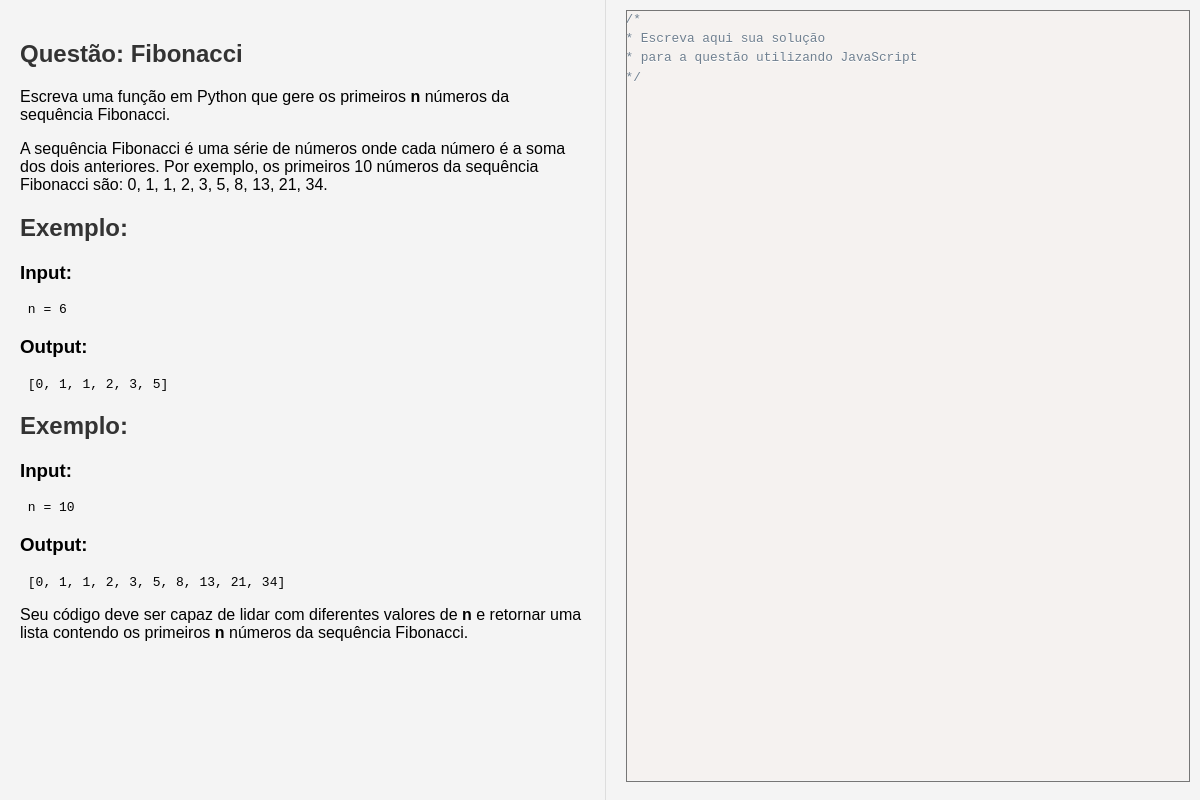
The app's page /assessment/1/1/ with its own data.
### assessment/models.py (models this page shows, shortened)
class Question(models.Model):
    title = models.CharField(max_length=200)
    content = models.CharField(max_length=10000)
    created_at = models.DateTimeField(auto_now_add=True)
    expected_output = models.CharField(max_length=200)
    assessment = models.ForeignKey(Assessment, on_delete=models.CASCADE)

### assessment/views.py (the view)
# urls.py: path("<int:assessment_id>/<int:question_id>/", views.question, name="question")
def question(request, assessment_id, question_id):
    try:
        q = Question.objects.get(pk=question_id, assessment_id=assessment_id)
        template = loader.get_template("question/index.html")
        context = {
            "question": q,
        }
        return HttpResponse(template.render(context, request))
    except Question.DoesNotExist:
        template = loader.get_template("error_page.html")
        context = {
            "error": {
                "code": 404,
                "title": "Question not found",
                "message": "Question does not exist",
            }
        }
        return HttpResponse(template.render(context, request))

### assessment/templates/question/index.html (shortened to what this page needs)
{%load static%}
<!DOCTYPE html>
<html lang="en">
<head>
  <link rel="stylesheet" href="{% static '/css/questions/index.css' %}" />
  <link href="https://cdnjs.cloudflare.com/ajax/libs/prism/1.25.0/themes/prism.min.css" rel="stylesheet">
</head>
<body>
  <div class="container">
    <div class="question-info">
      <h2>Questão: {{ question.title }}</h2>
      {{ question.content|safe }}
    </div>
    <section class="answer-section">
      <code-bedder id="editor" data-language="js" onhighlight="Prism.highlightElement(this)">/*
*/</code-bedder>
    </section>
  </div>
</body>
</html>

### assessment/static/css/questions/index.css (style rules this page uses)
body { font-family: Arial, sans-serif; background-color: #f4f4f4; margin: 0; padding: 0; height: 100vh; }
#editor { caret-color: black; font-size: 0.8em; }
.container { width: 100%; height: 100%; display: flex; flex-direction: column; }
.question-info { flex: 1; padding: 20px; border-right: 1px solid #ddd; overflow-y: auto; }
.question-info h2 { color: #333; }
.answer-section { flex: 1; padding: 10px; margin-bottom: 10px; overflow-x: scroll; }
@media screen and (min-width: 768px) { .container { flex-direction: row; } }
@media screen and (min-width: 768px) { .answer-section { padding-left: 20px; } }

### records on screen
Question: title "Fibonacci", content "Escreva uma função em Python que gere os primeiros n números da sequência Fibonacci. A sequência Fibonacci é uma série de números onde cada número é a soma dos dois anteriores. Por exemplo, os primeiros 10 números da sequência Fibonacci são: 0, 1, 1, 2, 3, 5, 8, 13, 21, 34. Exemplo: Input: n = 6 Output: [0, 1, 1, 2, 3, 5] Exemplo: Input: n = 10 Output: [0, 1, 1, 2, 3, 5, 8, 13, 21, 34] Seu código deve ser capaz de lidar com diferentes valores de n e retornar uma lista contendo os primeiros n números da sequência Fibonacci."
